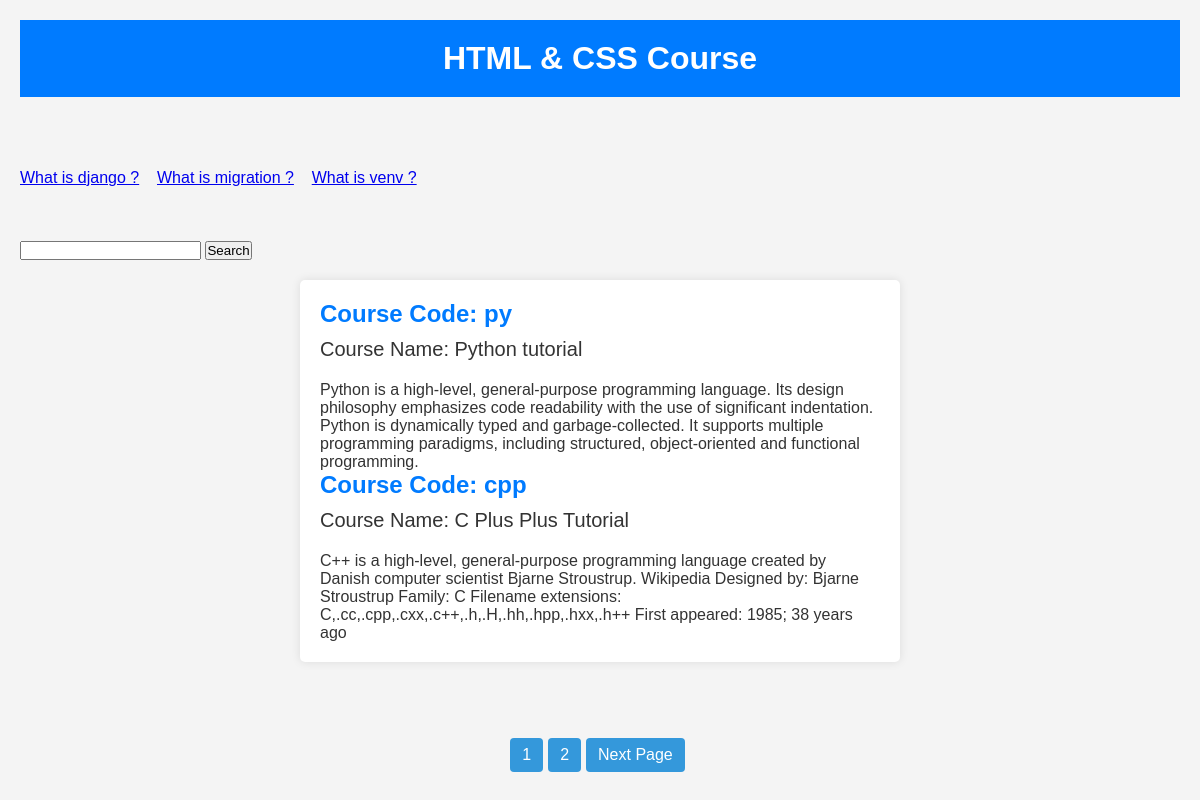
Page /courses/ on the committed database.
### news/models.py (models this page shows)
class News(models.Model):
    news_title = models.CharField(max_length=500)
    news_description = HTMLField()
    news_image = models.FileField(upload_to="news/", max_length=250, null=True, default=None)
    slug = AutoSlugField(populate_from='news_title', unique=True, null=True)

### service/models.py (models this page shows)
class Service(models.Model):
    service_icon = models.CharField(max_length=500)
    service_title = models.CharField(max_length=500)
    service_description = models.TextField()

### wscubetech/views.py (the view)
# urls.py: path("courses/", views.courses),
def courses(request):
    all_courses = Service.objects.all()
    news_data = News.objects.all()
    paginator = Paginator(all_courses, 2)
    page_number = request.GET.get('page')
    all_courses_data = paginator.get_page(page_number)
    if request.method == 'GET':
        search_title = request.GET.get('servicename')
        if search_title:
            all_courses_data = Service.objects.filter(service_title__icontains=search_title)
    data = {
        'courses': all_courses_data,
        'news': news_data,
    }
    return render(request, 'courses.html', data)

### templates/courses.html (shortened to what this page needs)
<!DOCTYPE html>
<html lang="en">
<head>
</head>
<body>
    <header>
        <h1>HTML & CSS Course</h1>
    </header>
    <br><br><br><br>
    <marquee onmouseover="stop();" onmouseout="start();">
        {% for news_item in news%}
            <a href="/newsdetails/{{news_item.slug}}">{{news_item.news_title}}</a> &nbsp;&nbsp;
        {% endfor %}
    </marquee>
    <br><br><br>
    <form method="get">
        <input type="text" name="servicename" value="">
        <input type="submit" value="Search">
    </form>
    <div class="course-details">
        {% for course in courses %}
            <div class="course-code">Course Code: {{course.service_icon}}</div>
            <div class="course-name">Course Name: {{course.service_title}}</div>
            <div class="course-description">
                <p>{{course.service_description}}</p>
            </div>
        {% endfor %}
    </div>
<br><br>
    <ul class="paginator">
        <li><a href="#">{{courses.number}}</a></li>
        {% if courses.has_next%}
            <li><a href="/courses/?page={{courses.next_page_number}}">{{courses.next_page_number}}</a></li>
            <li><a href="/courses/?page={{courses.next_page_number}}">Next Page</a></li>
        {% endif %}
    </ul>
</body>
</html>

### templates/courses.html (style rules this page uses)
* { margin: 0; padding: 0; box-sizing: border-box; }
body { font-family: Arial, sans-serif; background-color: #f4f4f4; color: #333; padding: 20px; }
header { background-color: #007BFF; text-align: center; padding: 20px; color: white; }
.course-details { background-color: #fff; border-radius: 5px; padding: 20px; margin: 20px auto; max-width: 600px; box-shadow: 0 0 10px rgba(0, 0, 0, 0.1); }
.course-code { font-size: 24px; font-weight: bold; color: #007BFF; }
.course-name { font-size: 20px; margin-top: 10px; }
.course-description { font-size: 16px; margin-top: 20px; }
.paginator { display: flex; list-style: none; padding: 0; margin: 20px; justify-content: center; }
.paginator li { margin-right: 5px; }
.paginator a { display: block; padding: 8px 12px; text-decoration: none; background-color: #3498db; color: #fff; border-radius: 4px; }

### rows in the picture
News: news_title "What is django ?"
News: news_title "What is migration ?"
News: news_title "What is venv ?"
Service: service_icon "py", service_title "Python tutorial", service_description "Python is a high-level, general-purpose programming language. Its design philosophy emphasizes code readability with the use of significant indentation. Python is dynamically typed and garbage-collected. It supports multiple programming paradigms, including structured, object-oriented and functional programming."
Service: service_icon "cpp", service_title "C Plus Plus Tutorial", service_description "C++ is a high-level, general-purpose programming language created by Danish computer scientist Bjarne Stroustrup. Wikipedia Designed by: Bjarne Stroustrup Family: C Filename extensions: C,.cc,.cpp,.cxx,.c++,.h,.H,.hh,.hpp,.hxx,.h++ First appeared: 1985; 38 years ago"

### other values in the picture
{{ courses.number }} "1"
{{ courses.next_page_number }} "2"
